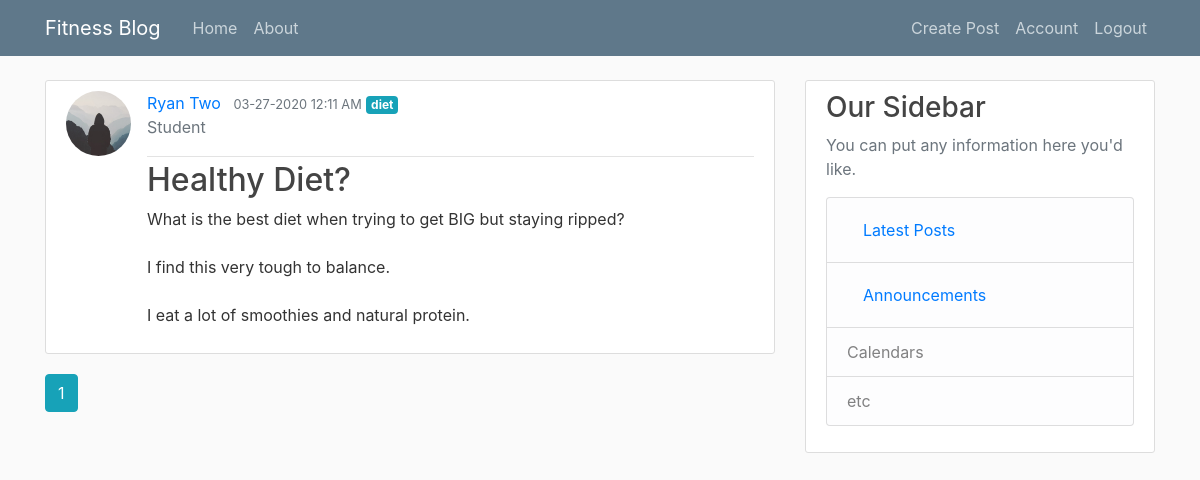
The app's page /latest (signed in) with its own data.
### fitnessblog/models.py (models this page shows, shortened)
class Post(db.Model):
    id = db.Column(db.Integer, primary_key=True)
    title = db.Column(db.String(100), nullable=False)
    date_posted = db.Column(db.DateTime, nullable=False, default=datetime.utcnow)
    content = db.Column(db.Text, nullable=False)
    category = db.Column(db.Text, nullable=False)
    user_id = db.Column(db.Integer, db.ForeignKey("user.id"), nullable=False)

class User(db.Model, UserMixin):
    id = db.Column(db.Integer, primary_key=True)
    username = db.Column(db.String(20), unique=True, nullable=False)
    email = db.Column(db.String(120), unique=True, nullable=False)
    profile_type = db.Column(db.String(20), nullable=False)
    image_file = db.Column(db.String(20), nullable=False, default="default.jpg")
    password = db.Column(db.String(60), nullable=False)
    posts = db.relationship("Post", backref="author", lazy=True)

### fitnessblog/posts/routes.py (the view)
@posts.route("/latest", methods=["GET"])
@login_required
def latest_posts():
    time_24_hours_ago = datetime.datetime.now() - datetime.timedelta(hours=24)
    page = request.args.get("page", 1, type=int)
    posts = Post.query.filter(Post.date_posted > time_24_hours_ago).paginate(
        page=page, per_page=5
    )
    return render_template("latest_posts.html", posts=posts)

### fitnessblog/models.py (called while the page is built)
@login_manager.user_loader
def load_user(user_id):
    return User.query.get(int(user_id))

### fitnessblog/templates/latest_posts.html
{% extends "layout.html" %}
{% block content %}
  {% for post in posts.items %}
    <article class="media content-section">
      <img class="rounded-circle article-img" src="{{ url_for('static', filename='profile_pics/' + post.author.image_file) }}">
      <div class="media-body">
        <div class="article-metadata">
          <a class="mr-2" href="{{ url_for('users.user_posts', username=post.author.username) }}">{{ post.author.username }}</a>
          <small class="text-muted">{{ post.date_posted.strftime('%m-%d-%Y %I:%M %p') }}</small>
          <a href="{{ url_for('posts.filter_by_category', category=post.category) }}" class="badge badge-info">{{ post.category}}</a>
          <p class="text-secondary">{{ current_user.profile_type.capitalize() }}</p>
        </div>
        <h2><a class="article-title" href="{{ url_for('posts.post', post_id=post.id) }}">{{ post.title }}</a></h2>
        <p class="article-content">{{ post.content }}</p>
      </div>
    </article>
  {% endfor %}
  {% for page_num in posts.iter_pages(left_edge=1, right_edge=1, left_current=1, right_current=2) %}
    {% if page_num %}
      {% if posts.page == page_num %}
        <a class="btn btn-info mb-4" href="{{ url_for('main.home', page=page_num) }}">{{ page_num }}</a>
      {% else %}
      <a class="btn btn-outline-info mb-4" href="{{ url_for('main.home', page=page_num) }}">{{ page_num }}</a>
      {% endif %}
    {% else %}
      ...
    {% endif %}
  {% endfor %}
{% endblock content %}

### fitnessblog/static/main.css (style rules this page uses)
body { background: #fafafa; color: #333333; margin-top: 5rem; }
h1, h2, h3, h4, h5, h6 { color: #444444; }
.content-section { background: #ffffff; padding: 10px 20px; border: 1px solid #dddddd; border-radius: 3px; margin-bottom: 20px; }
.article-title { color: #444444; }
.article-content { white-space: pre-line; }
.article-img { height: 65px; width: 65px; margin-right: 16px; }
.article-metadata { padding-bottom: 1px; margin-bottom: 4px; border-bottom: 1px solid #e3e3e3; }

### records on screen
Post: image_file (placeholder picture), author.username "Ryan Two", date_posted "03-27-2020 12:11 AM", category "diet", title "Healthy Diet?", content "What is the best diet when trying to get BIG but staying ripped? I find this very tough to balance. I eat a lot of smoothies and natural protein."
User: profile_type "Student"

### other values on screen
{{ page_num }} "1"
